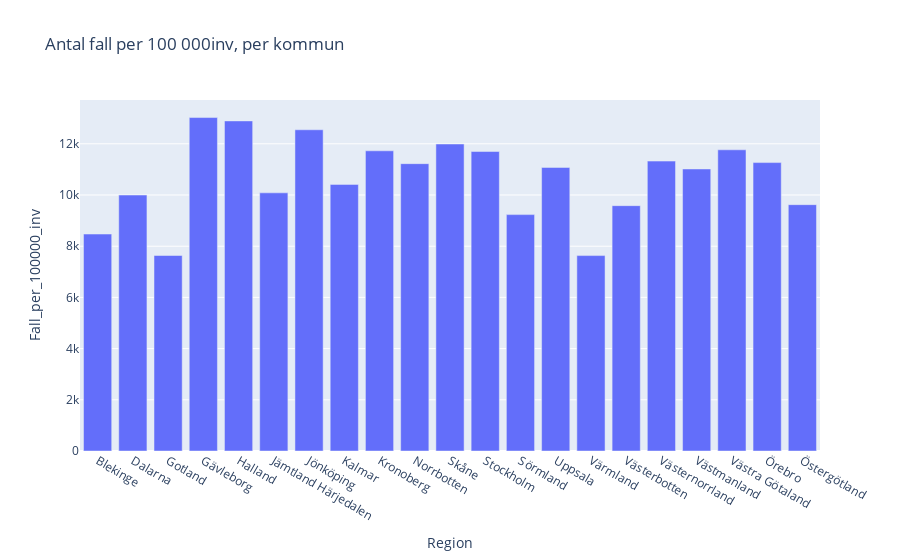

Notebook code cell kept with this figure:
### Markdown cell above
## KPI4 = Antal fall per 100 000 inv, per kommun

### Code cell
fig1 = px.bar(per_region, x= "Region", y = "Fall_per_100000_inv", title= "Antal fall per 100 000inv, per kommun")
fig1.show()

### Figure 1 — Plotly figure (JSON) as saved in the notebook; plotly's stock layout.template omitted (floating-point values rounded to 4 significant figures)
{"data": [{"alignmentgroup": "True", "hovertemplate": "Region=%{x}<br>Fall_per_100000_inv=%{y}<extra></extra>", "legendgroup": "", "marker": {"color": "#636efa", "pattern": {"shape": ""}}, "name": "", "offsetgroup": "", "orientation": "v", "showlegend": false, "textposition": "auto", "type": "bar", "x": ["Blekinge", "Dalarna", "Gotland", "Gävleborg", "Halland", "Jämtland Härjedalen", "Jönköping", "Kalmar", "Kronoberg", "Norrbotten", "Skåne", "Stockholm", "Sörmland", "Uppsala", "Värmland", "Västerbotten", "Västernorrland", "Västmanland", "Västra Götaland", "Örebro", "Östergötland"], "xaxis": "x", "y": [8475.0, 9998.0, 7637.0, 13030.0, 12890.0, 10090.0, 12550.0, 10420.0, 11730.0, 11220.0, 11990.0, 11700.0, 9234.0, 11080.0, 7634.0, 9584.0, 11330.0, 11020.0, 11770.0, 11270.0, 9623.0], "yaxis": "y"}], "layout": {"barmode": "relative", "legend": {"tracegroupgap": 0}, "title": {"text": "Antal fall per 100 000inv, per kommun"}, "xaxis": {"anchor": "y", "domain": [0, 1], "title": {"text": "Region"}}, "yaxis": {"anchor": "x", "domain": [0, 1], "title": {"text": "Fall_per_100000_inv"}}}}
